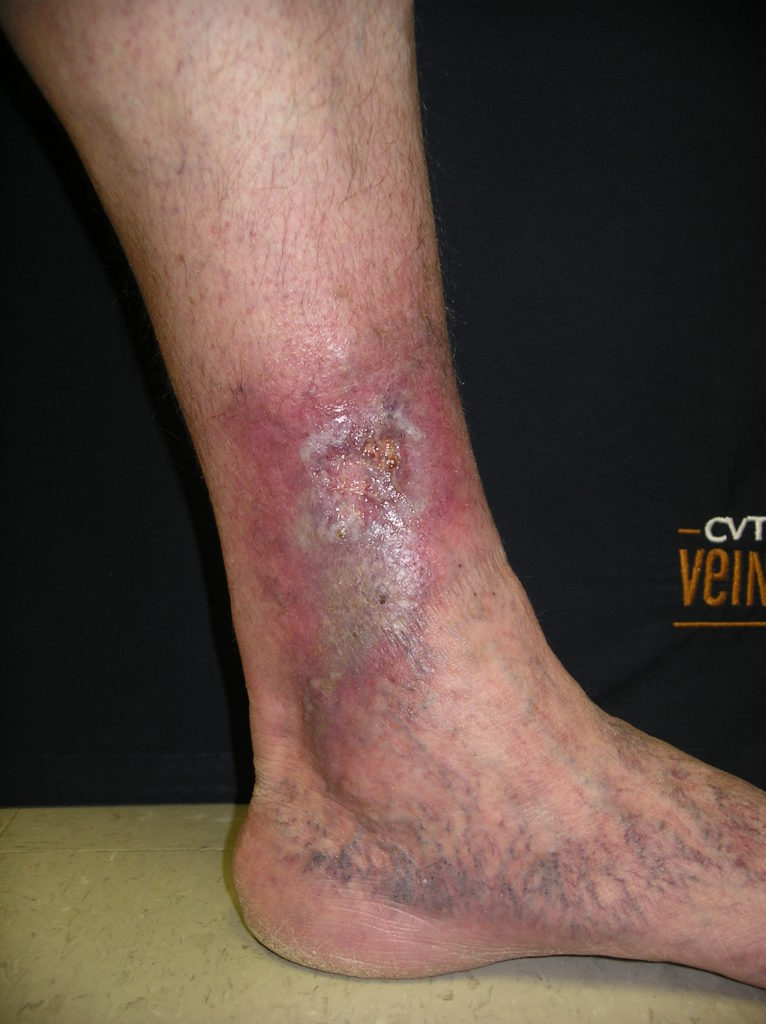
#> input picture models_test_bench/Before-ulcerx1024.jpg, 766 x 1024 px
$ python -i colour_card.py   (imports and definitions only)
#> lines starting #> are read from the running program, lines starting #| are printed output that depends on the picture; after the words box and inside, x2 and y2 are one past the last pixel; in counts of white or black regions, pixels touching at a corner belong together
"""
Colour reference card detection.

The card used in clinic is a white card with a 3x3 grid of colour patches:

    blue   cyan    black
    green  yellow  dark grey
    red    magenta light grey

The 2x2 block of blue / cyan / green / yellow patches is used as the reference.
Those four colours never occur in skin or wound tissue (unlike the red and magenta
patches, which a wound can resemble), so the block can be found reliably anywhere in
the photo, at any rotation. From it we get:

- scale: the block's real size is known, so wound pixels can be converted to cm^2;
- distance: the block's share of the photo says how close the camera was;
- white balance: the white card around the block should be neutral grey/white.

Everything here runs on the FULL photo, never on the clinician's crop, because the
card is (by design) outside the crop.
"""

import numpy as np

try:
    import cv2
except ImportError:  # pragma: no cover - cv2 is installed with the AI stack
    cv2 = None

# Side length of ONE colour patch on the printed card, in cm. The reference block is
# 2x2 patches. Measure the card in use and set COLOUR_CARD_PATCH_CM in settings.
DEFAULT_PATCH_CM = 1.0

DETECT_MAX_SIDE = 1600  # detection resolution (long side), keeps it fast on 20 MP photos

# OpenCV hue is 0..179. Saturated, reasonably bright printed patches.
_HUE_RANGES = {
    "yellow": (20, 35),
    "green": (40, 85),
    "cyan": (86, 102),
    "blue": (103, 130),
}
_MIN_SAT = 110
_MIN_VAL = 60

# White-balance gains are clamped so a mis-detected "white" can't wreck the colours.
_MAX_GAIN = 1.35
_MIN_GAIN = 0.75


def patch_size_cm():
    try:
        from django.conf import settings
        return float(getattr(settings, "COLOUR_CARD_PATCH_CM", DEFAULT_PATCH_CM))
    except Exception:
        return DEFAULT_PATCH_CM


def _components(mask, min_area):
    n, labels, stats, centroids = cv2.connectedComponentsWithStats(mask, connectivity=8)
    out = []
    for i in range(1, n):
        area = stats[i, cv2.CC_STAT_AREA]
        if area < min_area:
            continue
        w, h = stats[i, cv2.CC_STAT_WIDTH], stats[i, cv2.CC_STAT_HEIGHT]
        fill = area / float(max(w * h, 1))
        # printed patches are compact blobs, not thin strands (hair, fabric folds)
        if fill < 0.35 or max(w, h) > 4 * max(min(w, h), 1):
            continue
        out.append({"label": i, "area": float(area), "centroid": centroids[i], "size": float(np.sqrt(area))})
    return labels, out


def _find_block(hsv, min_area):
    """Returns (block_mask uint8, block_area_px) for the best blue/cyan/green/yellow 2x2 block."""
    hue, sat, val = hsv[..., 0], hsv[..., 1], hsv[..., 2]
    strong = (sat >= _MIN_SAT) & (val >= _MIN_VAL)
    found = {}
    for name, (lo, hi) in _HUE_RANGES.items():
        m = (strong & (hue >= lo) & (hue <= hi)).astype(np.uint8)
        m = cv2.morphologyEx(m, cv2.MORPH_OPEN, np.ones((3, 3), np.uint8))
        found[name] = _components(m, min_area)

    best = None
    # Try every blue patch as an anchor and pick the nearest patch of each other colour.
    blue_labels, blues = found["blue"]
    for b in blues:
        chosen = {"blue": (blue_labels, b)}
        ok = True
        for name in ("cyan", "green", "yellow"):
            labels, comps = found[name]
            cands = [c for c in comps if 0.4 < c["area"] / b["area"] < 2.5]
            if not cands:
                ok = False
                break
            c = min(cands, key=lambda c: np.linalg.norm(c["centroid"] - b["centroid"]))
            # neighbouring patches: centre distance about one or sqrt(2) patch sides
            if np.linalg.norm(c["centroid"] - b["centroid"]) > 2.2 * b["size"]:
                ok = False
                break
            chosen[name] = (labels, c)
        if not ok:
            continue
        # yellow is diagonal from blue: it must be the furthest of the three
        d = {n: np.linalg.norm(chosen[n][1]["centroid"] - b["centroid"]) for n in ("cyan", "green", "yellow")}
        if d["yellow"] < max(d["cyan"], d["green"]):
            continue
        total = sum(c["area"] for _, c in chosen.values())
        if best is None or total > best[1]:
            best = (chosen, total)

    if best is None:
        return None, None, None
    chosen, _ = best
    union = np.zeros(hsv.shape[:2], np.uint8)
    for labels, c in chosen.values():
        union[labels == c["label"]] = 1
    # The four patches touch, so the convex hull of their union is the 2x2 block
    # (this also recovers pixels lost to blur at patch edges).
    pts = cv2.findNonZero(union)
    hull = cv2.convexHull(pts)
    block = np.zeros_like(union)
    cv2.fillConvexPoly(block, hull, 1)
    return block, float(cv2.contourArea(hull)), hull.reshape(-1, 2)


def _white_balance(rgb, hsv, block_mask, block_area):
    """Per-channel gains that make the white card around the block neutral, or None."""
    side = max(int(np.sqrt(block_area)), 4)
    ring = cv2.dilate(block_mask, np.ones((side, side), np.uint8)) - cv2.dilate(block_mask, np.ones((max(side // 3, 3),) * 2, np.uint8))
    sat, val = hsv[..., 1], hsv[..., 2]
    # card white: bright and nearly colourless. The black/grey patches and skin are excluded.
    white = (ring > 0) & (sat < 60) & (val > 140)
    if white.sum() < 0.05 * block_area:
        return None, None
    ref = np.median(rgb[white].astype(np.float32), axis=0)
    gains = np.clip(ref.mean() / np.maximum(ref, 1.0), _MIN_GAIN, _MAX_GAIN)
    return [round(float(g), 3) for g in gains], [round(float(v), 1) for v in ref]


def detect_colour_card(pil_image):
    """
    Finds the colour card in the FULL photo (upright, original aspect ratio).

    Returns a dict:
      detected            bool
      block_area_ratio    share of the photo covered by the 2x2 reference block
                          (bigger = camera closer); None if not detected
      pixels_per_cm       on the detection image; None if not detected
      photo_area_cm2      real area the whole photo covers; None if not detected
      white_balance_gains [r, g, b] or None
      block_polygon       outline of the reference block, normalised [[x, y], ...]
                          (0..1 of photo width/height), or None
    """
    result = {"detected": False, "block_area_ratio": None, "pixels_per_cm": None,
              "photo_area_cm2": None, "white_balance_gains": None, "card_white_rgb": None,
              "block_polygon": None}
    if cv2 is None or pil_image is None:
        return result

    img = pil_image.convert("RGB")
    scale = min(1.0, DETECT_MAX_SIDE / float(max(img.size)))
    if scale < 1.0:
        img = img.resize((max(1, int(img.width * scale)), max(1, int(img.height * scale))))
    rgb = np.asarray(img)
    hsv = cv2.cvtColor(rgb, cv2.COLOR_RGB2HSV)
    photo_px = float(rgb.shape[0] * rgb.shape[1])

    # a patch must be at least ~0.02% of the photo (card very far away) to be measured
    block, block_area, hull = _find_block(hsv, min_area=max(20, int(photo_px * 0.0002)))
    if block is None or block_area <= 0:
        return result

    block_cm2 = (2 * patch_size_cm()) ** 2
    px_per_cm = float(np.sqrt(block_area / block_cm2))
    gains, white_rgb = _white_balance(rgb, hsv, block, block_area)
    result.update({
        "detected": True,
        "block_area_ratio": round(block_area / photo_px, 6),
        "pixels_per_cm": round(px_per_cm, 3),
        "photo_area_cm2": round(photo_px / (px_per_cm ** 2), 2),
        "white_balance_gains": gains,
        "card_white_rgb": white_rgb,
        "block_polygon": [[round(float(x) / rgb.shape[1], 5), round(float(y) / rgb.shape[0], 5)] for x, y in hull],
    })
    return result


def apply_white_balance(pil_image, gains):
    """Returns a white-balanced copy of the image (or the image itself if no gains)."""
    if not gains:
        return pil_image
    from PIL import Image
    arr = np.asarray(pil_image.convert("RGB")).astype(np.float32) * np.asarray(gains, np.float32)
    return Image.fromarray(np.clip(arr, 0, 255).astype(np.uint8))

>>> from PIL import Image
>>> picture = Image.open('../../models_test_bench/Before-ulcerx1024.jpg')
#> picture is the input picture: PIL image 766x1024 RGB; mean R, G, B 96.5, 76.4, 67.6
>>> result = detect_colour_card(picture)
#> in detect_colour_card, `hsv = cv2.cvtColor(rgb, cv2.COLOR_RGB2HSV)`: hsv: shape (1024, 766, 3); mean H, S, V 52.9, 69.5, 97.8
#> in _find_block, `hue, sat, val = hsv[..., 0], hsv[..., 1], hsv[..., 2]`:
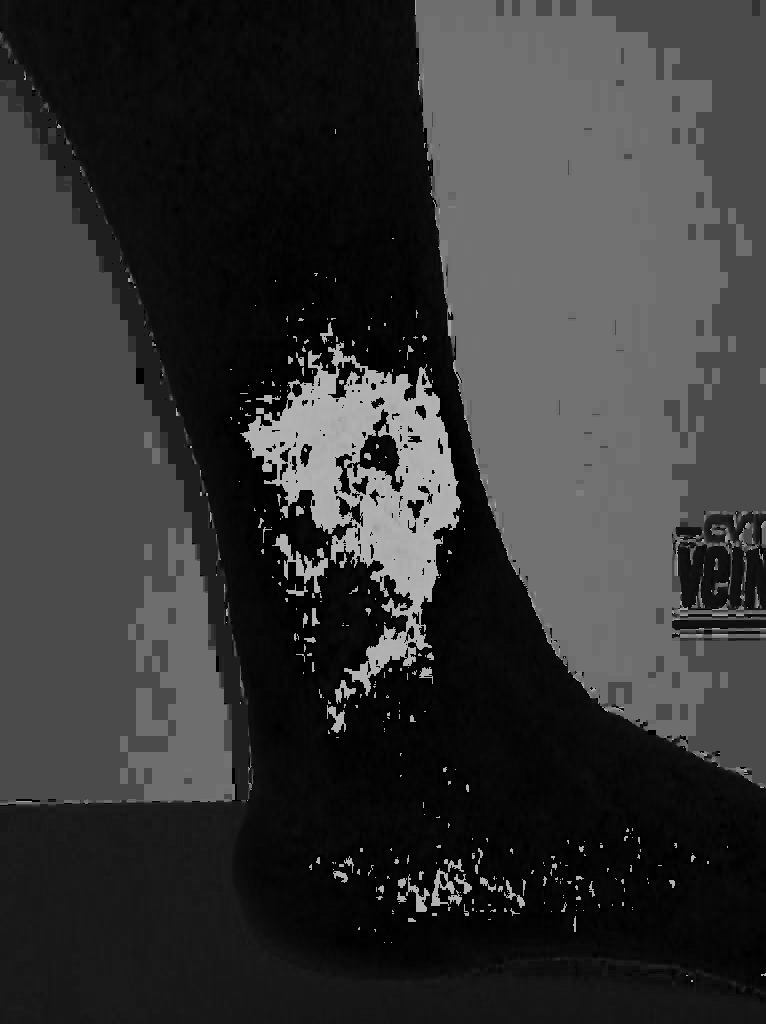
#> hue: shape (1024, 766); min 0, max 179, mean 52.9
#> in _find_block, `hue, sat, val = hsv[..., 0], hsv[..., 1], hsv[..., 2]`:
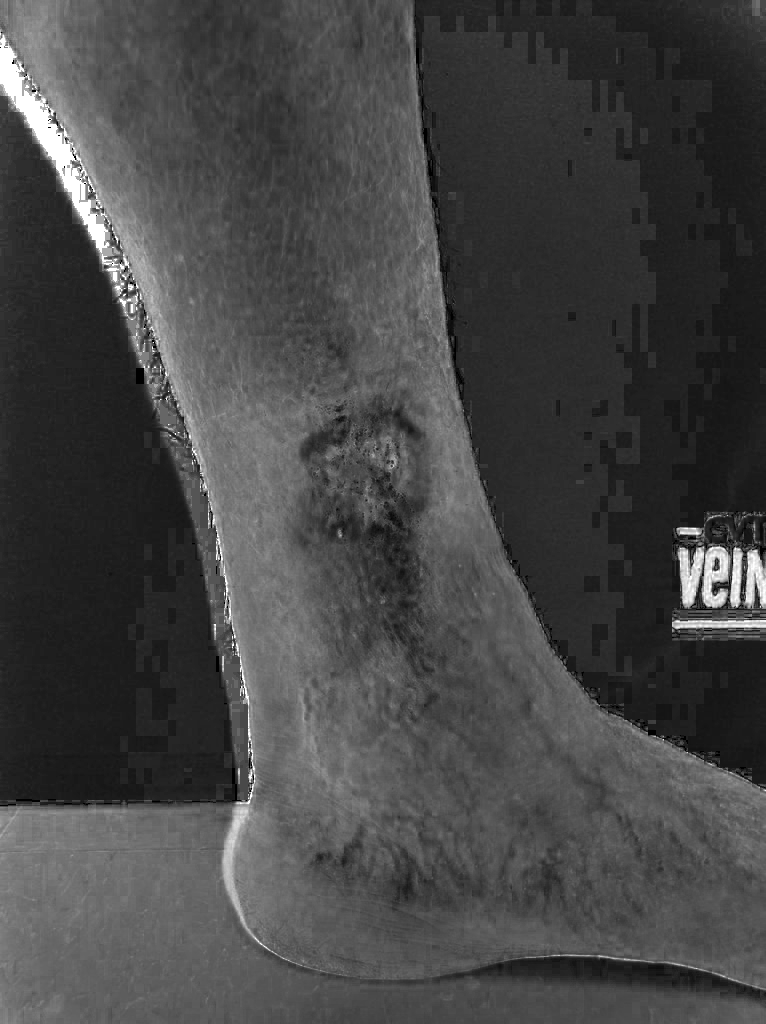
#> sat: shape (1024, 766); min 0, max 255, mean 69.5
#> in _find_block, `hue, sat, val = hsv[..., 0], hsv[..., 1], hsv[..., 2]`:
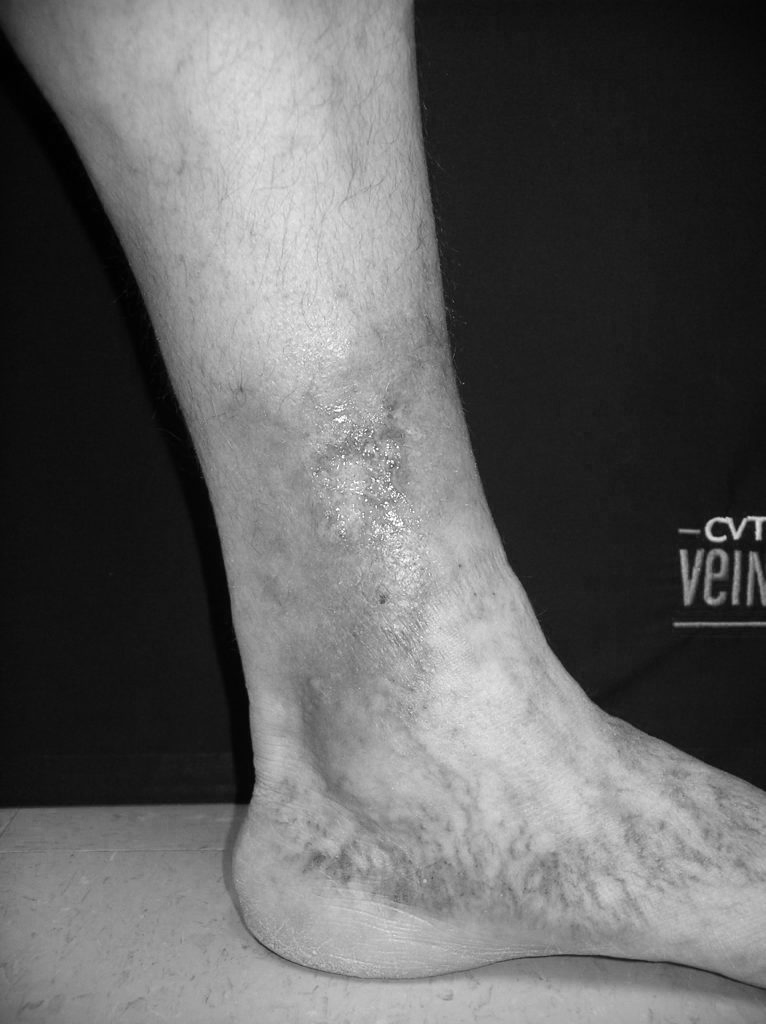
#> val: shape (1024, 766); min 0, max 255, mean 97.8
#> in _find_block, `strong = (sat >= _MIN_SAT) & (val >= _MIN_VAL)`:
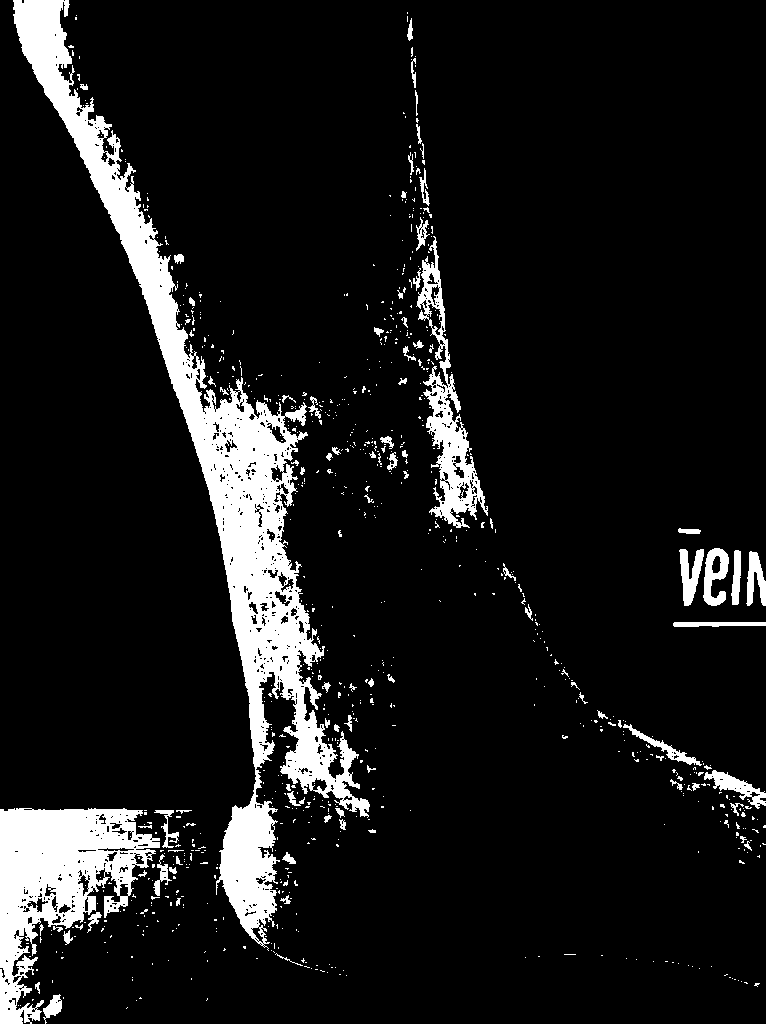
#> strong: shape (1024, 766) bool; 10% white; 829 white regions (737 under 20 px), largest, box (x1, y1, x2, y2) and area: (13, 0, 370, 951) 45535, (0, 808, 160, 1024) 16056, (416, 236, 488, 528) 5463
#> the loop in _find_block, `for name, (lo, hi) in _HUE_RANGES.items():` made 4 passes
#> n in _components on passes 1 to 4: 30, 1, 1, 1
#> pass 1, in _components, `n, labels, stats, centroids = cv2.connectedComponentsWithStats(mask, c..`:
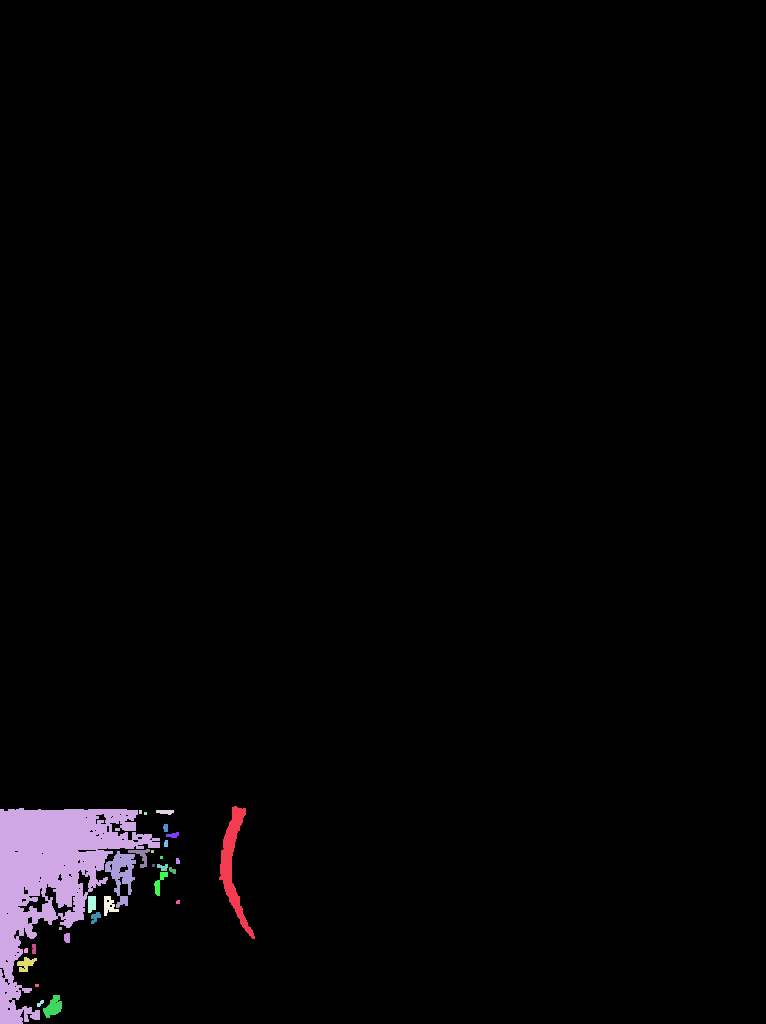
#> labels: shape (1024, 766) int32; 30 distinct labels, from 0 to 29; one colour per label, 0 black
#> after the loop in _find_block, `for name, (lo, hi) in _HUE_RANGES.items():`: found = 4 items
#> in _find_block, `blue_labels, blues = found["blue"]`: blue_labels: shape (1024, 766) int32; every value is 0
#> in _find_block, `blue_labels, blues = found["blue"]`: blues = []
#> result = 7 items

$ run again, on models_test_bench/images (2).jpg
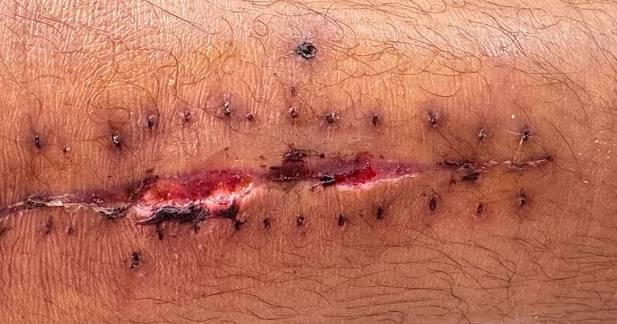
#> input picture models_test_bench/images (2).jpg, 617 x 324 px
#> picture is the input picture: PIL image 617x324 RGB; mean R, G, B 189.4, 114, 91.6
#> hsv: shape (324, 617, 3); mean H, S, V 13.7, 136.1, 189.4
#> in _find_block, `hue, sat, val = hsv[..., 0], hsv[..., 1], hsv[..., 2]`:
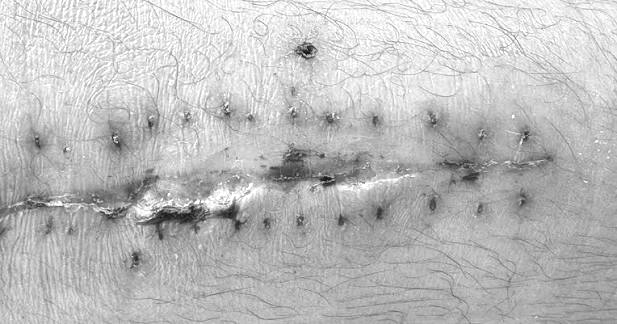
#> val: shape (324, 617); min 11, max 255, mean 189.4
#> in _find_block, `strong = (sat >= _MIN_SAT) & (val >= _MIN_VAL)`:
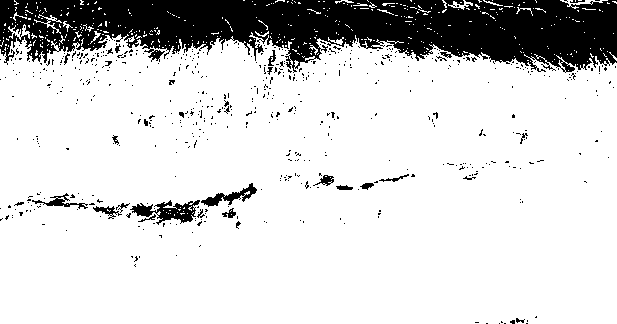
#> strong: shape (324, 617) bool; 83% white; 579 black regions (551 under 20 px), largest, box (x1, y1, x2, y2) and area: (0, 0, 617, 73) 29976, (130, 200, 200, 225) 776, (201, 183, 257, 207) 420
#> after the loop in _find_block, `for name, (lo, hi) in _HUE_RANGES.items():`: found = 4 items
#> blues = []
#> result = 7 items
